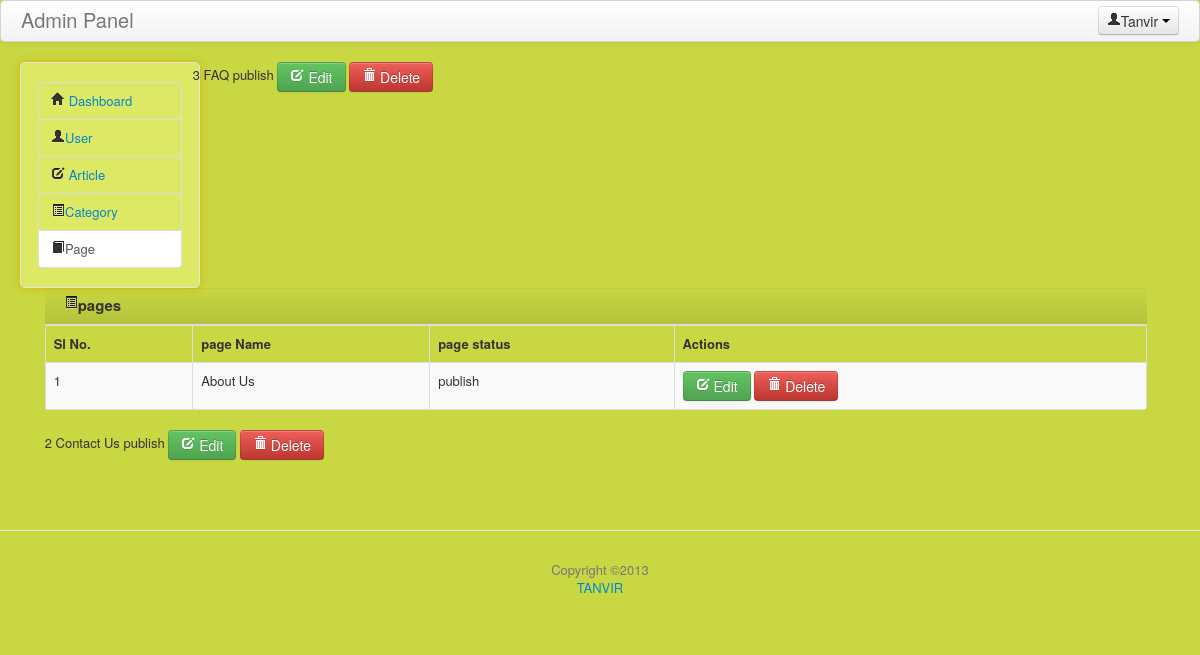
Screenshot of /admin/pages.php (signed in) with the database file from the repository.
### tables this page shows
CREATE TABLE IF NOT EXISTS `pages` (
  `page_id` int(11) NOT NULL AUTO_INCREMENT,
  `page_name` varchar(20) NOT NULL,
  `page_title` varchar(20) NOT NULL,
  `page_content` text NOT NULL,
  `page_status` enum('publish','unpublish') NOT NULL,
  PRIMARY KEY (`page_id`)
);

### admin/class.php (called while the page is built, shortened)
<?php
class Admin{
	public $conn;
	public function __construct(){
		$this->conn=mysqli_connect("localhost","root","","highway");
	}
	public function showPages(){
	$query=mysqli_query($this->conn,"SELECT * FROM pages")or die(mysqli_error($this->conn));
	return mysqli_fetch_all($query,MYSQLI_ASSOC);
	}
	}
	$admin=new Admin;
	?>

### admin/nav_content.php (the view, shortened to what this page needs)
						<div class="box span12">
					<div class="box-header well" data-original-title>
						<h2><i class="icon-list-alt"></i>pages</h2>
					</div>
					<div class="box-content">
						<table class="table table-striped table-bordered bootstrap-datatable datatable">
						  <thead>
							  <tr>
								  <th>Sl No.</th>
								  <th>page Name</th>
								  <th>page status</th>
								  <th>Actions</th>
							  </tr>
						  </thead>
						  <tbody>
                   <?php $i=1;
				   $menu=$admin->showPages();
				   foreach($menu as $val){
				   extract($val);
				   ?>
							<tr>
								<td><?php echo $i++; ?></td>
								<td class="center"><?php echo $page_name; ?></td>
								<td class="center"><?php echo $page_status; ?></td>
								<td class="center">
									<a class="btn btn-success" href="cat_edit.php?category_id=<?php $cat_id; ?>&resource_id=page">
										<i class="icon-edit icon-white"></i>
										Edit
									</a>
									<a class="btn btn-danger" href="#">
										<i class="icon-trash icon-white"></i>
										Delete
									</a>
								</td>
							</tr>
						  </tbody>
					  </table>
					</div>
                        <?php
}
?>

### admin/tanvir.css (style rules this page uses)
.box-header { border:none; padding-top:5px; border-bottom: 1px solid #DEDEDE; border-radius:3px 3px 0 0; -webkit-border-radius:3px 3px 0 0; -moz-border-radius:3px 3px 0 0; height:12px; min-height:12px; margin-bottom: 0; cursor:move; font-weight:bold; font-size:16px; background: -moz-linear-gradient(top, rgba(255,255,255,0) 0%, rgba(0,0,0,0.1) 100%); background: -webkit-gradient(linear, left top, left bottom, color-stop(0%,rgba(255,255,255,0)), color-stop(100%,rgba(0,0,0,0.1))); background: -webkit-linear-gradient(top, rgba(255,255,255,0) 0%,rgba(0,0,0,0.1) 100%); background: -o-linear-gradient(top, rgba(255,255,255,0) 0%,rgba(0,0,0,0.1) 100%); background: -ms-linear-gradient(top, rgba(255,255,255,0) 0%,rgba(0,0,0,0.1) 100%); background: linear-gradient(to bottom, rgba(255,255,255,0) 0%,rgba(0,0,0,0.1) 100%); filter: progid:DXImageTransform.Microsoft.gradient( startColorstr='#00ffffff', endColorstr='#1a000000',GradientType=0 ); }
.box-header h2 { font-size:15px; width:auto; clear:none; float:left; line-height:25px; }
h1, h2, h3, h4, h5, h6 { margin: 0; font-family: inherit; font-weight: bold; color: inherit; text-rendering: optimizelegibility; }
.box-content { padding:-12px; }
body,div,dl,dt,dd,ul,ol,li,h1,h2,h3,h4,h5,h6,pre,form,fieldset,input,textarea,p,blockquote,th,td { margin:0; padding:0; }

### rows the page displays
pages: page_name "About Us", page_status "publish"
pages: page_name "Contact Us", page_status "publish"
pages: page_name "FAQ", page_status "publish"

### other values shown
$_SESSION['uname'] "Tanvir"
